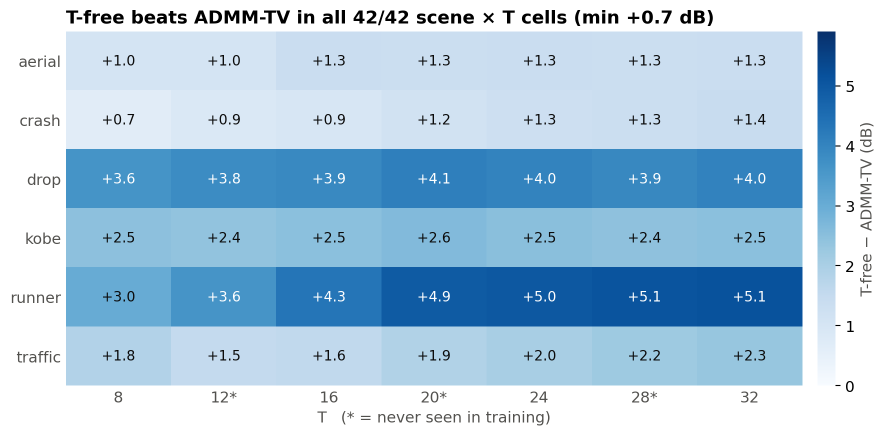
#> input picture pic/p05_per_scene_gain_over_ADMMTV_heatmap.png, 1769 x 870 px, given as the content of the folder ../pic/p05_per_scene_gain_over_ADMMTV_heatmap.png, which was not available (shown at 1/2 size)
$ python resize_to_480p.py ../pic/p05_per_scene_gain_over_ADMMTV_heatmap.png ../pic/p06_specialists_collapse_off_their_T.png ../pic/p06_specialists_collapse_off_their_T.png
#> lines starting #> are read from the running program, lines starting #| are printed output that depends on the picture
"""Resize every video folder of JPEG frames under SRC to height 480, written to DST/<prefix>_<video>/.

  python data_prep/resize_to_480p.py <src_root> <dst_480p_dir> <prefix>

A "video folder" is any directory that directly contains .jpg files (archive layouts differ).
Uses half the CPU cores so a concurrent training run keeps the rest.
"""
import os
import sys
from multiprocessing import Pool
from pathlib import Path

from PIL import Image

H = 480
EXTS = {".jpg", ".jpeg", ".png"}   # output is always .jpg (video_dataset.py globs *.jpg)


def resize_video(args):
    src, dst = args
    dst.mkdir(parents=True, exist_ok=True)
    for f in sorted(p for p in src.iterdir() if p.suffix.lower() in EXTS):
        im = Image.open(f).convert("RGB")
        w, h = im.size
#> w = 1769; h = 870
        if h != H:
            im = im.resize((round(w * H / h), H), Image.BICUBIC)
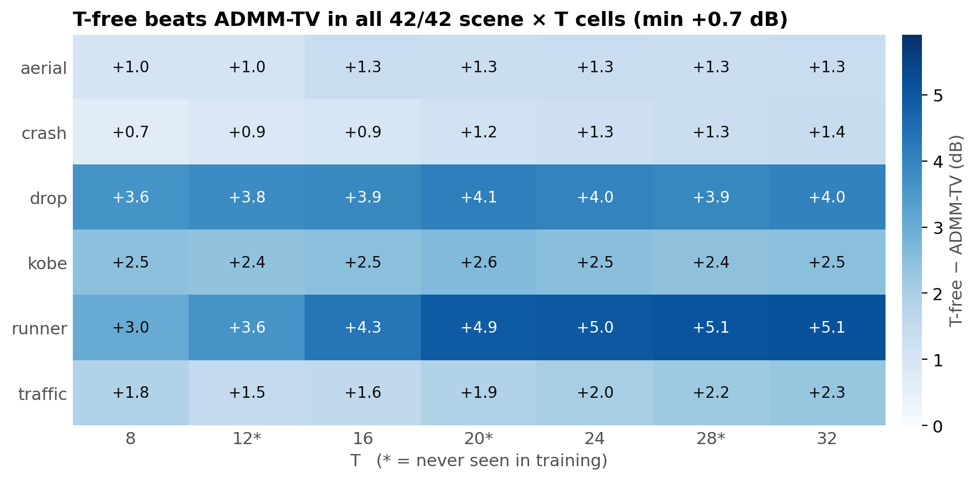
#> im: PIL image 976x480 RGB; mean R, G, B 168.7, 200.4, 224
        im.save(dst / (f.stem + ".jpg"), quality=95)
    return src.name


def main():
    src, dst, prefix = Path(sys.argv[1]), Path(sys.argv[2]), sys.argv[3]
    videos = sorted({p.parent for p in src.rglob("*") if p.suffix.lower() in EXTS})
    jobs = [(v, dst / f"{prefix}_{v.name}") for v in videos]
    print(f"{len(jobs)} videos under {src}")
    with Pool(max(1, os.cpu_count() // 2)) as pool:   # leave half the cores to training
        for i, _ in enumerate(pool.imap_unordered(resize_video, jobs), 1):
            if i % 100 == 0:
                print(f"  {i}/{len(jobs)}", flush=True)


if __name__ == "__main__":
    main()

$ run again, on pic/p07_cost_of_generality_specialist_vs_Tfree.png
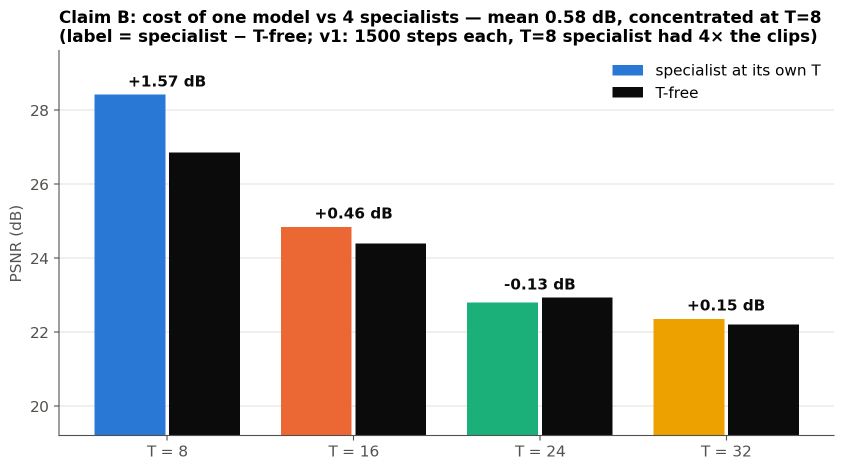
#> input picture pic/p07_cost_of_generality_specialist_vs_Tfree.png, 1688 x 939 px, given as the content of the folder ../pic/p07_cost_of_generality_specialist_vs_Tfree.png, which was not available (shown at 1/2 size)
#> in resize_video, `im = im.resize((round(w * H / h), H), Image.BICUBIC)`:
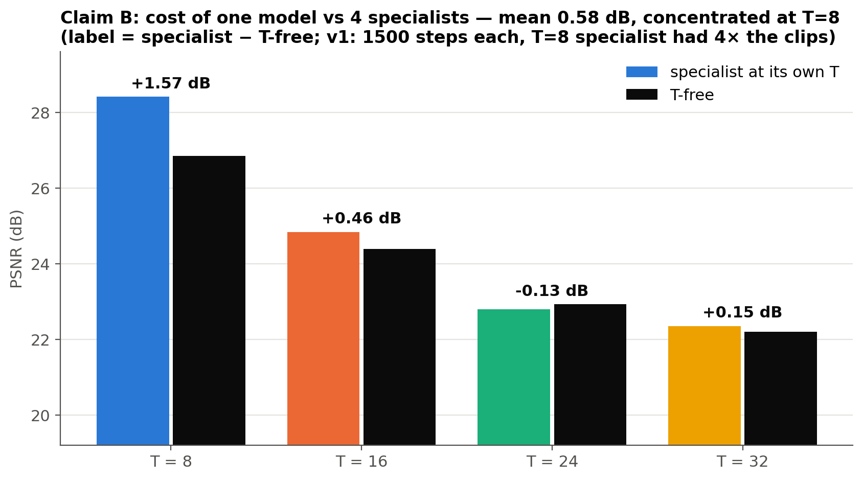
#> im: PIL image 863x480 RGB; mean R, G, B 196.5, 198.4, 197.6
